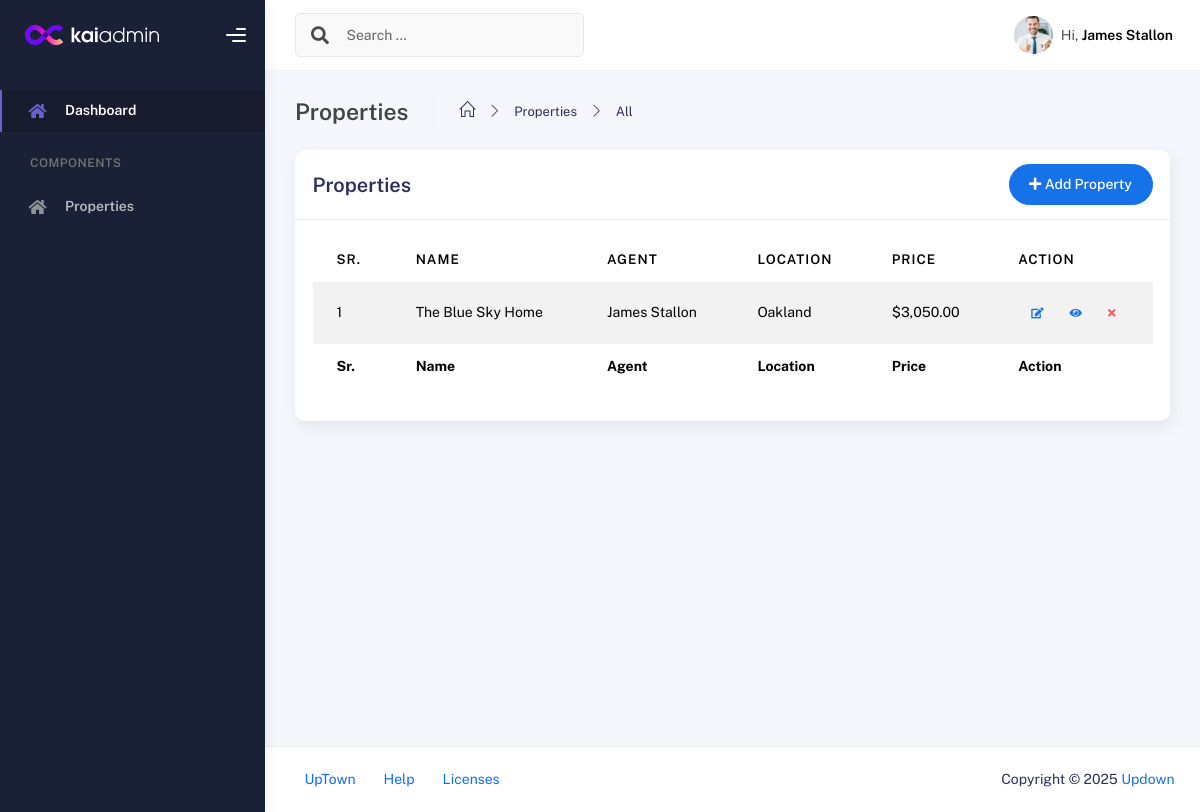
/dashboard/all-properties.php (signed in), run on the app's committed database.
### tables this page shows
CREATE TABLE properties (
    id INT AUTO_INCREMENT PRIMARY KEY,
    category_id INT,                       
    title VARCHAR(255) NOT NULL,           
    description TEXT,                      
    location VARCHAR(255) NOT NULL,         
    rent_price DECIMAL(10,2) NOT NULL,       
    old_price DECIMAL(10,2),                 
    bedrooms INT,                          
    bathrooms INT,                         
    area INT,                              
    image_url VARCHAR(255),                
    agent_id INT,                          
    status ENUM('available', 'sold', 'rented') DEFAULT 'available',
    created_at TIMESTAMP DEFAULT CURRENT_TIMESTAMP,
    FOREIGN KEY (category_id) REFERENCES property_categories(id) ON DELETE SET NULL,
    FOREIGN KEY (agent_id) REFERENCES users(id) ON DELETE SET NULL
);

CREATE TABLE users (
    id INT AUTO_INCREMENT PRIMARY KEY,
    username VARCHAR(100) NOT NULL,
    name VARCHAR(100) NOT NULL,
    email VARCHAR(100) UNIQUE NOT NULL,
    password_hash VARCHAR(255) NOT NULL,
    role ENUM('end-user', 'agent', 'admin') NOT NULL,
    profile_pic VARCHAR(255) NULL,
    contact VARCHAR(15) ,
    created_at TIMESTAMP DEFAULT CURRENT_TIMESTAMP
);

### dashboard/backend/select-all-perperties.php (called while the page is built, shortened)
<?php
if ($_SESSION['role'] == 'agent'):
    $id = $_SESSION['id'];
    $sql = "SELECT p.id, p.title, p.location, p.rent_price, u.name AS agent_name
    FROM properties p
    LEFT JOIN users u ON p.agent_id = u.id
    WHERE u.id = ?
    ORDER BY p.created_at DESC";
    $stmt = $conn->prepare($sql);
    $stmt->execute([$id]);
endif;
$properties = $stmt->fetchAll(PDO::FETCH_ASSOC);

### dashboard/all-properties.php (the view, shortened to what this page needs)
<?php
require_once "components/header.php";
require_once "backend/select-all-perperties.php"
?>
<div class="col-md-12">
    <div class="card">
        <div class="card-header">
            <div class="d-flex align-items-center">
                <h4 class="card-title"> Properties</h4>
                <a href="new-property.php" class="btn btn-primary btn-round ms-auto"><i class="fa fa-plus"></i>
                    Add Property</a>
            </div>
        </div>
        <div class="card-body">
            <div class="table-responsive">
                <table id="propertyTable" class="display table table-striped table-hover">
                    <thead>
                        <tr>
                            <th>Sr.</th>
                            <th>Name</th>
                            <th>Agent</th>
                            <th>Location</th>
                            <th>Price</th>
                            <th style="width: 10%">Action</th>
                        </tr>
                    </thead>
                    <tfoot>
                        <tr>
                            <th>Sr.</th>
                            <th>Name</th>
                            <th>Agent</th>
                            <th>Location</th>
                            <th>Price</th>
                            <th style="width: 10%">Action</th>
                        </tr>
                    </tfoot>
                    <tbody>
                        <?php
                        $i = 1;
                        foreach ($properties as $property):
                        ?>
                            <tr>
                                <td><?php echo htmlspecialchars($i); ?></td>
                                <td><?php echo htmlspecialchars($property['title']); ?></td>
                                <td><?php echo htmlspecialchars($property['agent_name']); ?></td>
                                <td><?php echo htmlspecialchars($property['location']); ?></td>
                                <td>$<?php echo number_format($property['rent_price'], 2); ?></td>
                                <td>
                                    <div class="form-button-action">
                                        <a href="update-property.php?id=<?php echo htmlspecialchars($property['id']); ?>" class="btn btn-link btn-primary btn-sm ">
                                            <i class="fa fa-edit"></i>
                                        </a>
                                        <a href="view-property.php?id=<?php echo htmlspecialchars($property['id']); ?>" class="btn btn-link btn-primary btn-sm ">
                                            <i class="fa fa-eye"></i>
                                        </a>
                                        <a href="delete-property.php?id=<?php echo htmlspecialchars($property['id']); ?>" class="btn btn-link btn-sm btn-danger">
                                            <i class="fa fa-times"></i>
                                        </a>
                                    </div>
                                </td>
                            </tr>
                        <?php
                            $i++;
                        endforeach; ?>
                    </tbody>
                </table>
            </div>
        </div>
    </div>
</div>
<?php require_once "components/footer.php"; ?>

### data on the page
properties: title "The Blue Sky Home", agent.name "James Stallon", location "Oakland", rent_price "3,050.00"

### other printed values
$_SESSION['name'] "James Stallon"
$title "Properties"
$mainPage "Properties"
$page "All"
